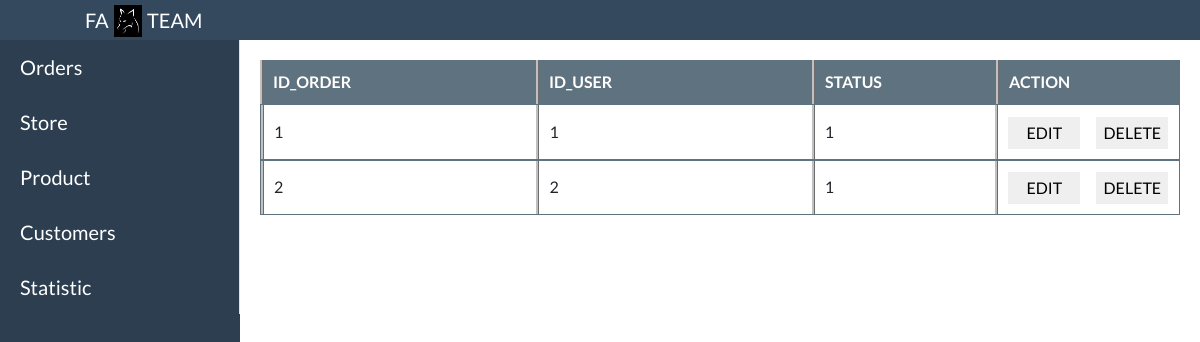
The app's page /admin.php, older data.
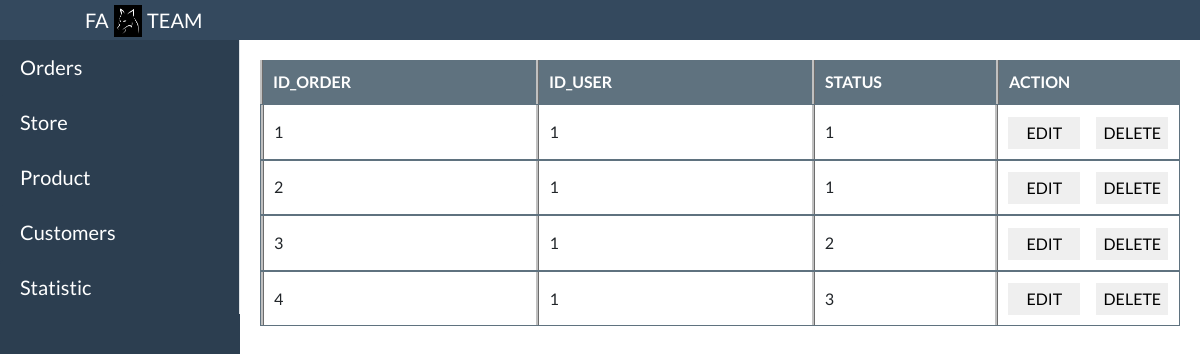
The same page, newer data.
### tables this page shows
create table orders(
  ID_order int primary key auto_increment,
  ID_user int,
  datee varchar(50),
  status int,
  FOREIGN KEY (ID_user) REFERENCES users (ID_user) on delete cascade
);

### resources/data/order_data.php (called while the page is built, shortened)
<?php
require_once 'connect.php';
class orders
{
  public function get()
  {
    $conn1 = new connect_data();
    $data = $conn1->connect();
    $sql = "select * from orders";
    return $conn1->req($data, $sql);
  }
}
?>

### resources/data/connect.php (called while the page is built, shortened)
<?php
class connect_data
{
    public function req($database,$sql){
        return mysqli_query($database, $sql);
    }
}
?>

### admin.php (the view, shortened to what this page needs)
<!DOCTYPE html>
<html lang="en">
<head>
    <link rel="stylesheet" href="https://cdnjs.cloudflare.com/ajax/libs/animate.css/4.1.1/animate.min.css" />
    <link href="https://cdn.datatables.net/1.10.20/css/dataTables.bootstrap4.min.css" rel="stylesheet" />
    <link rel="stylesheet" href="https://maxcdn.bootstrapcdn.com/bootstrap/4.5.2/css/bootstrap.min.css">
    <link rel="stylesheet" href="./resources/css/admin.css">
    <link rel="stylesheet" href="./resources/css/menu.css">
</head>
<body>
    <div class="header">
        <div class="header-logo">
            <p class="logo-title">FA</p>
            <img class="logo" src="./resources/img/logo.jpg" alt="logo">
            <p class="logo-title">TEAM</p>
        </div>
    </div>
    <div class="content">
        <div class="collapse show content-navigate">
            <div class="nav-tabs" id="wrapper" style="border: none;">
                <div class="border-right" id="sidebar-wrapper">
                    <div class="list-group list-group-flush">
                        <a href="#orders" class="list-group-item list-group-item-action nav-link content-navigate-item" data-toggle="tab">Orders</a>
                        <a href="#store" class="list-group-item list-group-item-action nav-link content-navigate-item" data-toggle="tab">Store</a>
                        <a href="#product" class="list-group-item list-group-item-action nav-link content-navigate-item" data-toggle="tab">Product</a>
                        <a href="#customer" class="list-group-item list-group-item-action nav-link content-navigate-item" data-toggle="tab">Customers</a>
                        <a href="#statistic" class="list-group-item list-group-item-action nav-link content-navigate-item" data-toggle="tab">Statistic</a>
                    </div>
                </div>
            </div>
        </div>
        <div class="tab-content content-main">
            <div class="tab-pane fade show active" id="orders">
                <div class="content_table">
                    <div class="content_orders_main">
                        <div class="orders_main1">ID_ORDER</div>
                        <div class="orders_main2">ID_USER</div>
                        <div class="orders_main3">STATUS</div>
                        <div class="orders_main4">ACTION</div>
                    </div>
                    <?php
                    require 'resources/data/order_data.php';
                    $orders = new orders();
                    $result = $orders->get();
                    while ($row = mysqli_fetch_array($result)) {
                    ?>
                        <div class="content_store_item">
                            <div class="orders_item1"><?php echo $row['ID_order']; ?></div>
                            <div class="orders_item2"><?php echo $row['ID_user']; ?></div>
                            <div class="orders_item3"><?php echo $row['status']; ?></div>
                            <div class="orders_item4" style="display: flex;">
                                <button type="submit" id="#profil1">EDIT</button>
                                <button type="submit" name="delete" class="ml-sm-3">DELETE</button>
                            </div>
                        </div>
                    <?php } ?>
                </div>
            </div>
        </div>
    </div>
</body>
</html>

### resources/css/admin.css (style rules this page uses)
* { padding: 0; margin: 0; border: none; font-family: 'Lato', sans-serif; box-sizing: border-box; }
html { background-color: white; text-rendering: optimizeLegibility; }
.content-navigate { height: 95vh; width: 20%; float: left; margin-top: 5vh; background-color: #2c3e50; }
.content-navigate-item { font-size: 20px; color: white; background-color: #2c3e50; }
.content-main { width: 80%; float: right; margin-top: 5vh; padding: 20px; }
button { width: 9vh; height: 4vh; font-size: medium; margin-top: 0.2vh; }
.content_orders_main, .content_orders_item { display: flex; }
.content_orders_main { background-color: #5f727f; color: white; font-weight: bold; }
.orders_item1, .orders_item2, .orders_item3, .orders_item4, .orders_main1, .orders_main2, .orders_main3, .orders_main4 { padding: 10px; display: flex; border-left: ridge silver; align-items: center; }
.orders_main1, .orders_item1 { width: 30%; }
.orders_main2, .orders_item2 { width: 30%; }
.orders_main3, .orders_item3 { width: 20%; }
.orders_main4, .orders_item4 { width: 20%; }
.content_store_main, .content_store_item { display: flex; }
.content_store_item { border: 1px solid #5f727f; }

### resources/css/menu.css (style rules this page uses)
.header { height: 5vh; background: #34495e; padding: 0 80px; color: #fff; display: flex; justify-content: space-between; position: fixed; z-index: 1; top: 0; width: 100%; }
.header-logo { display: flex; }
.logo { height: 4vh; margin-top: 5px; }
.logo-title { line-height: 5vh; margin: 0 5px; font-size: 20px; }

Row changes from the older to the newer data that the page shows:
changed orders id 2: ID_user "2" → "1"
added orders: ID_order "3", ID_user "1", status "2"
added orders: ID_order "4", ID_user "1", status "3"
